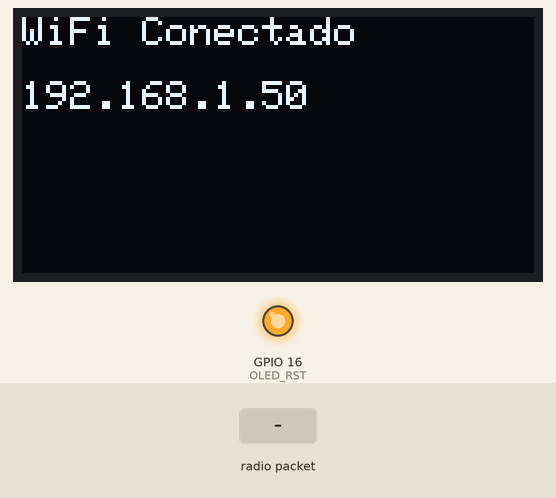
Simulated run of this sketch. Board: ESP32. Parts: 128×64 one-colour display, output pins drawn as LEDs (lit = HIGH). The test bench sets the inputs (shaded band). WiFi joins after 1.5 s; servers stay silent unless stated; no radio packets arrive unless stated; no MQTT or app messages arrive unless stated; what the sketch prints to the serial monitor is not drawn.

Above: at 1.7 s.
2.9 s: radio packet "1" arrives
Timing chart, 0 to 5.9 s (numbered marks = the images above; inputs shaded):
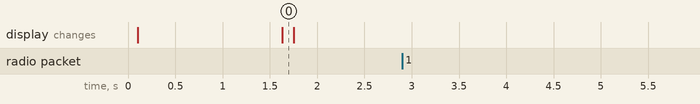

Measured:
- after the input at 2.9 s, every drawn part: stays the same

The sketch:

Receptor.ino
```cpp
#include <WiFi.h>
#include <PubSubClient.h>
#include <LoRa.h>
#include <SPI.h>
#include <Wire.h>
#include <Adafruit_GFX.h>
#include <Adafruit_SSD1306.h>

// -----------------------------
// WiFi y MQTT
// -----------------------------
const char* ssid = "Claro_FliaOcampo";
const char* password = "0201457504";
const char* server = "192.168.100.19";
const int port = 1883;
const char *MQTT_CLIENT_NAME = "LoRa";
const char *mqtt_user = "esp8266_user";
const char *mqtt_pass = "P0rG4R4Pi!";

WiFiClient espClient;
PubSubClient mqttClient(espClient);

// -----------------------------
// LoRa
// -----------------------------
#define SCK 5
#define MISO 19
#define MOSI 27
#define SS 18
#define RST 14
#define DIO0 26
#define RF_FREQUENCY 915E6

// -----------------------------
// OLED
// -----------------------------
#define ANCHOPANTALLA 128
#define ALTOPANTALLA 64
#define OLED_SDA 4
#define OLED_SCL 15
#define OLED_RST 16

Adafruit_SSD1306 display(ANCHOPANTALLA, ALTOPANTALLA, &Wire, OLED_RST);

// -----------------------------
// Variables de sensores
// -----------------------------
String lastLux = "--";
String lastTemp = "--";
String lastHum = "--";

// -----------------------------
// Funciones WiFi y MQTT
// -----------------------------
void wifiInit() {
  WiFi.begin(ssid, password);
  display.clearDisplay();
  display.setTextColor(WHITE);
  display.setTextSize(1);
  display.setCursor(0,0);
  display.println("Conectando WiFi...");
  display.display();

  while (WiFi.status() != WL_CONNECTED) {
    Serial.print(".");
    delay(500);
  }
  Serial.println("\nWiFi conectado, IP: " + WiFi.localIP().toString());

  display.clearDisplay();
  display.setCursor(0,0);
  display.println("WiFi Conectado");
  display.setCursor(0,16);
  display.println(WiFi.localIP().toString());
  display.display();
}

void reconnect() {
  while (!mqttClient.connected()) {
    Serial.print("Intentando conectarse MQTT...");
    if (mqttClient.connect(MQTT_CLIENT_NAME, mqtt_user, mqtt_pass)) {
      Serial.println("Conectado");
      display.clearDisplay();
      display.setCursor(0,0);
      display.println("MQTT Conectado");
      display.display();
    } else {
      Serial.println("Fallo, rc=" + String(mqttClient.state()) + " intentar de nuevo en 5seg");
      delay(5000);
    }
  }
}

// -----------------------------
// Setup
// -----------------------------
void setup() {
  Serial.begin(115200);

  // Inicializar pantalla OLED
  pinMode(OLED_RST, OUTPUT);
  digitalWrite(OLED_RST, LOW);
  delay(20);
  digitalWrite(OLED_RST, HIGH);

  Wire.begin(OLED_SDA, OLED_SCL);
  if(!display.begin(SSD1306_SWITCHCAPVCC, 0x3C, false, false)) {
    Serial.println("Fallo iniciando SSD1306");
    while(1);
  }

  display.clearDisplay();
  display.setTextColor(WHITE);
  display.setTextSize(1);
  display.setCursor(0,0);
  display.println("Iniciando Gateway LoRa...");
  display.display();

  // WiFi y MQTT
  wifiInit();
  mqttClient.setServer(server, port);

  // Inicializar LoRa
  SPI.begin(SCK, MISO, MOSI, SS);
  LoRa.setPins(SS, RST, DIO0);
  if (!LoRa.begin(RF_FREQUENCY)) {
    Serial.println("Error iniciando LoRa");
    display.clearDisplay();
    display.setCursor(0,0);
    display.println("Error iniciando LoRa");
    display.display();
    while(1);
  }
  Serial.println("Gateway LoRa iniciado");
  display.clearDisplay();
  display.setCursor(0,0);
  display.println("Gateway LoRa listo");
  display.display();
}

// -----------------------------
// Loop
// -----------------------------
void loop() {
  if (!mqttClient.connected()) reconnect();
  mqttClient.loop();

  int packetSize = LoRa.parsePacket();
  if (packetSize) {
    String received = "";
    while (LoRa.available()) {
      received += (char)LoRa.read();
    }
    Serial.println("Recibido: " + received);

    // Separar valores: lux,temp,hum
    int firstComma = received.indexOf(',');
    int secondComma = received.indexOf(',', firstComma + 1);

    if (firstComma > 0 && secondComma > firstComma) {
      lastLux = received.substring(0, firstComma);
      lastTemp = received.substring(firstComma + 1, secondComma);
      lastHum = received.substring(secondComma + 1);

      // Publicar MQTT
      mqttClient.publish("LoRa/lux", lastLux.c_str());
      mqttClient.publish("LoRa/temp", lastTemp.c_str());
      mqttClient.publish("LoRa/hum", lastHum.c_str());

      // Mostrar OLED
      display.clearDisplay();
      display.setCursor(0,0);
      display.println("LoRa Gateway");
      display.setCursor(0,16);
      display.println("Lux: " + lastLux + " lx");
      display.setCursor(0,32);
      display.println("Temp: " + lastTemp + " C");
      display.setCursor(0,48);
      display.println("Hum: " + lastHum + " %");
      display.display();
    }
  }
}
```
